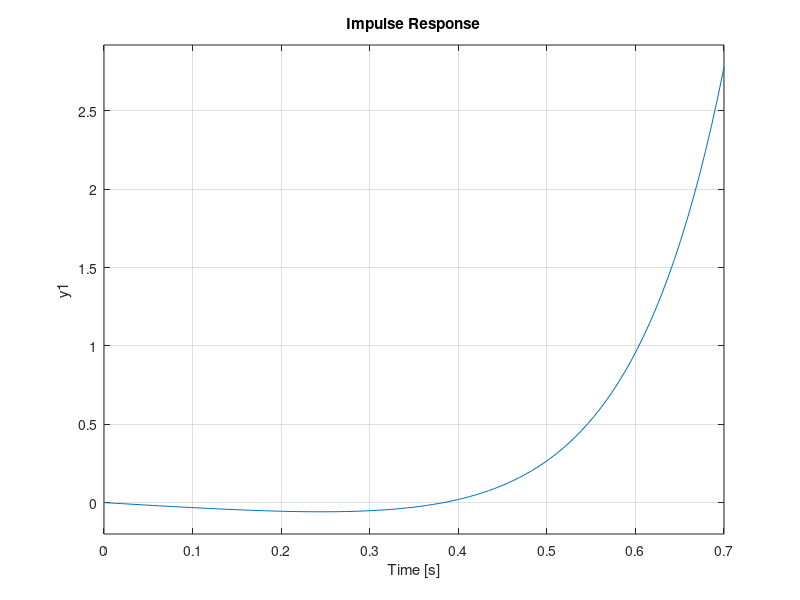
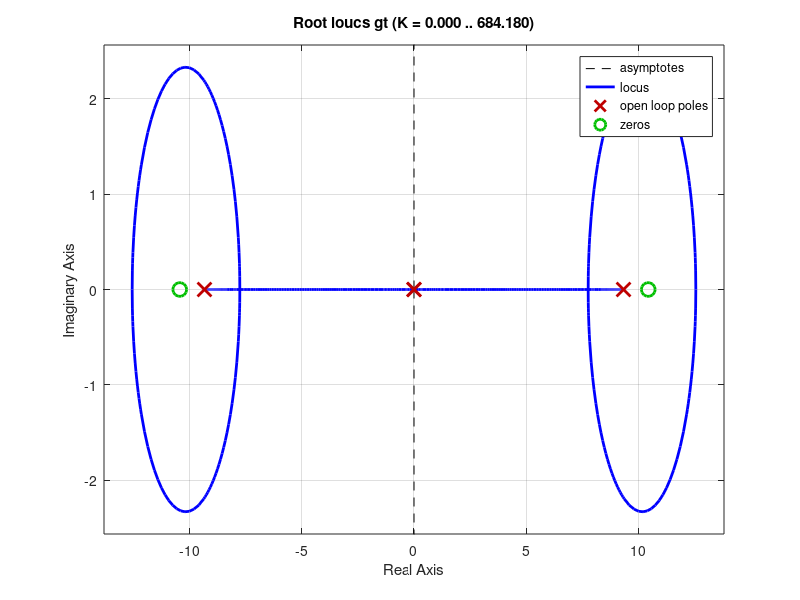
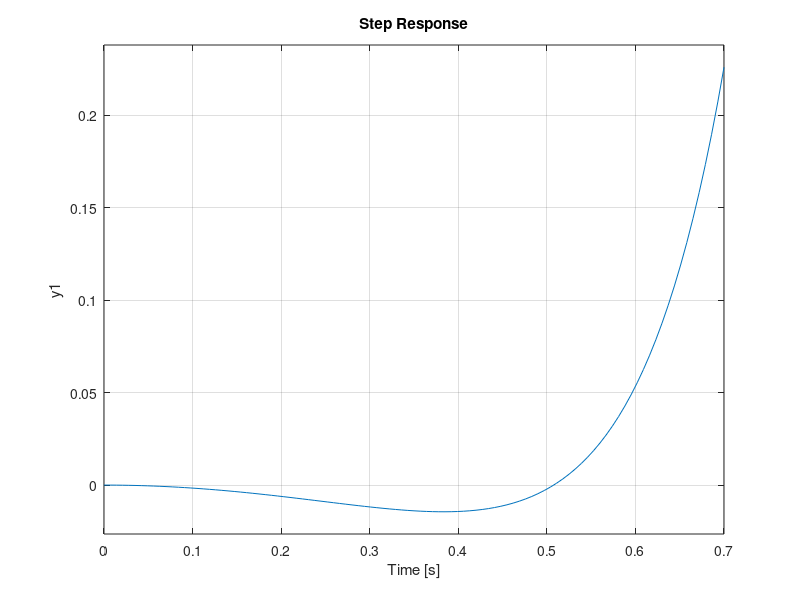

Here is the MATLAB script that generated these plots, in order:
clear all;
% c = zpk([-0.05],[0 -2 3],[4])
g1 = tf ([1],[0.45 0 -39.2])
g2 = tf([0.45 0 -49],[-3 0 0])
gt = g1*g2
figure;impulse(gt)
figure;rlocus(gt)
figure;step(gt)